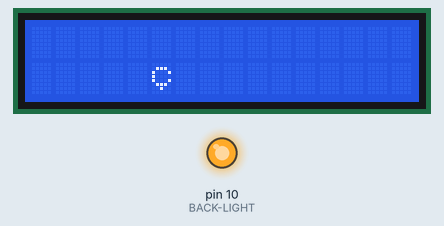
Simulated run of this sketch. Board: Arduino Uno, built with avr-gcc and run on an emulated ATmega328P. Shown: 16×2 character LCD, output pins drawn as LEDs (lit = HIGH).

Above: at 0.1 s.
At 1.1 s:
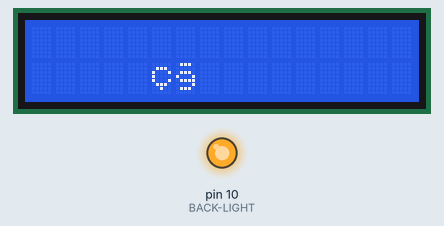
At 2.1 s:
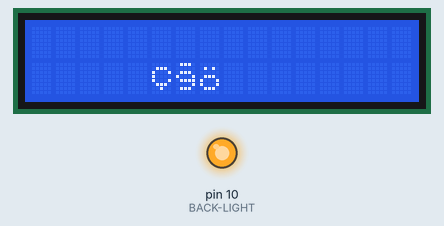

Measured:
- what the display in image 1 shows lasts 1.0 s, from 1.1 s to 2.1 s

The sketch:

Turkce_karakterlerinin_ekrana_yazdirilmasi.ino
```cpp
#include <LiquidCrystal.h> // KÜTÜPHANE DOSYASI EKLENDİ
LiquidCrystal lcd(8, 9, 4, 5, 6, 7); // RS, En, D4, D5, D6, D7

byte c_harfi[]={0,14,17,16,17,14,4,0};// Ç
byte g_harfi[]={14,0,14,17,15,1,14,0};// Ğ
byte o_harfi[]={0,10,0,14,17,17,14,0};// Ö

void setup()
{
  pinMode(10,OUTPUT);       // BACK-LIGHT'I AÇ
  digitalWrite(10, HIGH);   // Arka ışığı aç
  lcd.begin(16, 2);         // LCD TANIMLAMASINI YAPIYORUZ
  lcd.createChar(0,c_harfi);// LCD nin ram adreslerine, tanımladığımız özel karakterleri atıyoruz
  lcd.createChar(1,g_harfi);
  lcd.createChar(2,o_harfi);
}

void loop()
{
  lcd.setCursor(5,1);
  lcd.write(byte(0));   // ç yazıyoruz
  delay (1000);
  lcd.setCursor(6,1);
  lcd.write(byte (1));  // ğ yazıyoruz
  delay (1000);
  lcd.setCursor(7,1);
  lcd.write(byte(2));   // ö yazıyoruz
  delay (1000);
}
```
